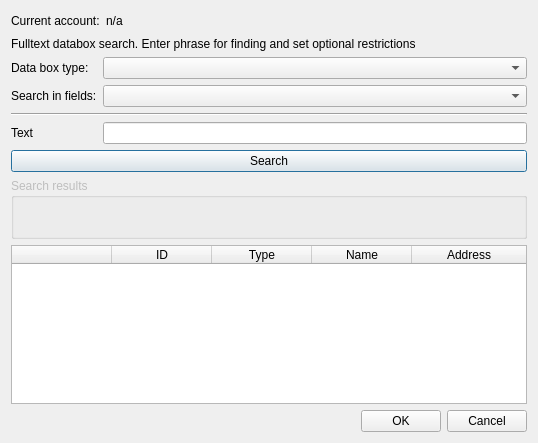
<?xml version="1.0" encoding="UTF-8"?>
<ui version="4.0">
 <class>Search2</class>
 <widget class="QDialog" name="Search2">
  <property name="geometry">
   <rect>
    <x>0</x>
    <y>0</y>
    <width>538</width>
    <height>443</height>
   </rect>
  </property>
  <property name="windowTitle">
   <string>Search recipient</string>
  </property>
  <property name="windowIcon">
   <iconset resource="../../../res/resources.qrc">
    <normaloff>:/icons/3party/search_16.png</normaloff>:/icons/3party/search_16.png</iconset>
  </property>
  <layout class="QVBoxLayout" name="verticalLayout">
   <item>
    <layout class="QHBoxLayout" name="horizontalLayout_3">
     <item>
      <widget class="QLabel" name="label_5">
       <property name="text">
        <string>Current account:</string>
       </property>
      </widget>
     </item>
     <item>
      <widget class="QLabel" name="accountInfo">
       <property name="text">
        <string>n/a</string>
       </property>
      </widget>
     </item>
     <item>
      <spacer name="horizontalSpacer_2">
       <property name="orientation">
        <enum>Qt::Horizontal</enum>
       </property>
       <property name="sizeHint" stdset="0">
        <size>
         <width>40</width>
         <height>20</height>
        </size>
       </property>
      </spacer>
     </item>
    </layout>
   </item>
   <item>
    <widget class="QLabel" name="label">
     <property name="text">
      <string>Fulltext databox search. Enter phrase for finding and set optional restrictions</string>
     </property>
    </widget>
   </item>
   <item>
    <layout class="QHBoxLayout" name="horizontalLayout"/>
   </item>
   <item>
    <layout class="QFormLayout" name="formLayout">
     <property name="fieldGrowthPolicy">
      <enum>QFormLayout::AllNonFixedFieldsGrow</enum>
     </property>
     <item row="0" column="0">
      <widget class="QLabel" name="label_3">
       <property name="text">
        <string>Data box type:</string>
       </property>
      </widget>
     </item>
     <item row="0" column="1">
      <widget class="QComboBox" name="dataBoxTypeCBox"/>
     </item>
     <item row="3" column="0">
      <widget class="QLabel" name="label_2">
       <property name="text">
        <string>Text</string>
       </property>
      </widget>
     </item>
     <item row="3" column="1">
      <widget class="QLineEdit" name="textLineEdit">
       <property name="focusPolicy">
        <enum>Qt::StrongFocus</enum>
       </property>
       <property name="maxLength">
        <number>50</number>
       </property>
      </widget>
     </item>
     <item row="2" column="0" colspan="2">
      <widget class="Line" name="line">
       <property name="orientation">
        <enum>Qt::Horizontal</enum>
       </property>
      </widget>
     </item>
     <item row="1" column="0">
      <widget class="QLabel" name="label_4">
       <property name="text">
        <string>Search in fields:</string>
       </property>
      </widget>
     </item>
     <item row="1" column="1">
      <widget class="QComboBox" name="fulltextTargetCBox"/>
     </item>
    </layout>
   </item>
   <item>
    <widget class="QPushButton" name="searchPushButton">
     <property name="text">
      <string>Search</string>
     </property>
     <property name="icon">
      <iconset resource="../../../res/resources.qrc">
       <normaloff>:/icons/3party/search_16.png</normaloff>:/icons/3party/search_16.png</iconset>
     </property>
     <property name="default">
      <bool>true</bool>
     </property>
    </widget>
   </item>
   <item>
    <widget class="QGroupBox" name="resultGroupBox">
     <property name="enabled">
      <bool>false</bool>
     </property>
     <property name="title">
      <string>Search results</string>
     </property>
     <layout class="QHBoxLayout" name="horizontalLayout_4">
      <item>
       <widget class="QLabel" name="searchResultText">
        <property name="text">
         <string/>
        </property>
       </widget>
      </item>
      <item>
       <spacer name="horizontalSpacer">
        <property name="orientation">
         <enum>Qt::Horizontal</enum>
        </property>
        <property name="sizeHint" stdset="0">
         <size>
          <width>40</width>
          <height>20</height>
         </size>
        </property>
       </spacer>
      </item>
     </layout>
    </widget>
   </item>
   <item>
    <widget class="LoweredTableWidget" name="contactTableWidget">
     <property name="editTriggers">
      <set>QAbstractItemView::AnyKeyPressed|QAbstractItemView::DoubleClicked|QAbstractItemView::EditKeyPressed|QAbstractItemView::SelectedClicked</set>
     </property>
     <property name="selectionBehavior">
      <enum>QAbstractItemView::SelectRows</enum>
     </property>
     <property name="showGrid">
      <bool>false</bool>
     </property>
     <property name="sortingEnabled">
      <bool>true</bool>
     </property>
     <property name="wordWrap">
      <bool>false</bool>
     </property>
     <attribute name="horizontalHeaderHighlightSections">
      <bool>false</bool>
     </attribute>
     <attribute name="horizontalHeaderStretchLastSection">
      <bool>true</bool>
     </attribute>
     <attribute name="verticalHeaderVisible">
      <bool>false</bool>
     </attribute>
     <attribute name="verticalHeaderHighlightSections">
      <bool>false</bool>
     </attribute>
     <attribute name="verticalHeaderStretchLastSection">
      <bool>false</bool>
     </attribute>
     <column>
      <property name="text">
       <string/>
      </property>
     </column>
     <column>
      <property name="text">
       <string>ID</string>
      </property>
     </column>
     <column>
      <property name="text">
       <string>Type</string>
      </property>
     </column>
     <column>
      <property name="text">
       <string>Name</string>
      </property>
     </column>
     <column>
      <property name="text">
       <string>Address</string>
      </property>
     </column>
    </widget>
   </item>
   <item>
    <widget class="QDialogButtonBox" name="buttonBox">
     <property name="orientation">
      <enum>Qt::Horizontal</enum>
     </property>
     <property name="standardButtons">
      <set>QDialogButtonBox::Cancel|QDialogButtonBox::Ok</set>
     </property>
    </widget>
   </item>
  </layout>
 </widget>
 <customwidgets>
  <customwidget>
   <class>LoweredTableWidget</class>
   <extends>QTableWidget</extends>
   <header>lowered_table_widget.h</header>
  </customwidget>
 </customwidgets>
 <resources>
  <include location="../../../res/resources.qrc"/>
 </resources>
 <connections>
  <connection>
   <sender>buttonBox</sender>
   <signal>accepted()</signal>
   <receiver>Search2</receiver>
   <slot>accept()</slot>
   <hints>
    <hint type="sourcelabel">
     <x>248</x>
     <y>254</y>
    </hint>
    <hint type="destinationlabel">
     <x>157</x>
     <y>274</y>
    </hint>
   </hints>
  </connection>
  <connection>
   <sender>buttonBox</sender>
   <signal>rejected()</signal>
   <receiver>Search2</receiver>
   <slot>reject()</slot>
   <hints>
    <hint type="sourcelabel">
     <x>316</x>
     <y>260</y>
    </hint>
    <hint type="destinationlabel">
     <x>286</x>
     <y>274</y>
    </hint>
   </hints>
  </connection>
 </connections>
</ui>
